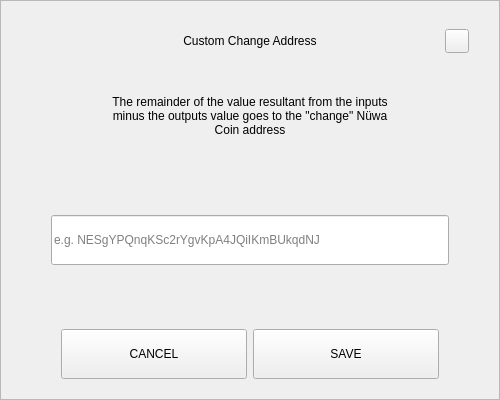
<?xml version="1.0" encoding="UTF-8"?>
<ui version="4.0">
 <class>SendChangeAddressDialog</class>
 <widget class="QDialog" name="SendChangeAddressDialog">
  <property name="geometry">
   <rect>
    <x>0</x>
    <y>0</y>
    <width>500</width>
    <height>400</height>
   </rect>
  </property>
  <property name="windowTitle">
   <string>Dialog</string>
  </property>
  <layout class="QVBoxLayout" name="verticalLayout">
   <property name="spacing">
    <number>0</number>
   </property>
   <property name="leftMargin">
    <number>0</number>
   </property>
   <property name="topMargin">
    <number>0</number>
   </property>
   <property name="rightMargin">
    <number>0</number>
   </property>
   <property name="bottomMargin">
    <number>0</number>
   </property>
   <item>
    <widget class="QFrame" name="frame">
     <property name="styleSheet">
      <string notr="true"/>
     </property>
     <property name="frameShape">
      <enum>QFrame::StyledPanel</enum>
     </property>
     <property name="frameShadow">
      <enum>QFrame::Raised</enum>
     </property>
     <layout class="QVBoxLayout" name="verticalLayout_2" stretch="0,0,0,0,0,0,0">
      <property name="spacing">
       <number>0</number>
      </property>
      <property name="leftMargin">
       <number>30</number>
      </property>
      <property name="topMargin">
       <number>20</number>
      </property>
      <property name="rightMargin">
       <number>30</number>
      </property>
      <property name="bottomMargin">
       <number>20</number>
      </property>
      <item>
       <layout class="QHBoxLayout" name="horizontalLayout_3">
        <property name="spacing">
         <number>0</number>
        </property>
        <item>
         <spacer name="horizontalSpacer_2">
          <property name="orientation">
           <enum>Qt::Horizontal</enum>
          </property>
          <property name="sizeHint" stdset="0">
           <size>
            <width>40</width>
            <height>20</height>
           </size>
          </property>
         </spacer>
        </item>
        <item>
         <widget class="QLabel" name="labelTitle">
          <property name="minimumSize">
           <size>
            <width>0</width>
            <height>40</height>
           </size>
          </property>
          <property name="maximumSize">
           <size>
            <width>16777215</width>
            <height>40</height>
           </size>
          </property>
          <property name="styleSheet">
           <string notr="true">padding-left:24px;</string>
          </property>
          <property name="text">
           <string>Custom Change Address</string>
          </property>
          <property name="alignment">
           <set>Qt::AlignCenter</set>
          </property>
          <property name="margin">
           <number>7</number>
          </property>
         </widget>
        </item>
        <item>
         <spacer name="horizontalSpacer">
          <property name="orientation">
           <enum>Qt::Horizontal</enum>
          </property>
          <property name="sizeHint" stdset="0">
           <size>
            <width>40</width>
            <height>20</height>
           </size>
          </property>
         </spacer>
        </item>
        <item>
         <widget class="QPushButton" name="btnEsc">
          <property name="minimumSize">
           <size>
            <width>24</width>
            <height>24</height>
           </size>
          </property>
          <property name="maximumSize">
           <size>
            <width>24</width>
            <height>24</height>
           </size>
          </property>
          <property name="focusPolicy">
           <enum>Qt::NoFocus</enum>
          </property>
          <property name="text">
           <string/>
          </property>
         </widget>
        </item>
       </layout>
      </item>
      <item>
       <spacer name="verticalSpacer_2">
        <property name="orientation">
         <enum>Qt::Vertical</enum>
        </property>
        <property name="sizeType">
         <enum>QSizePolicy::Fixed</enum>
        </property>
        <property name="sizeHint" stdset="0">
         <size>
          <width>20</width>
          <height>20</height>
         </size>
        </property>
       </spacer>
      </item>
      <item alignment="Qt::AlignHCenter">
       <widget class="QLabel" name="labelMessage">
        <property name="minimumSize">
         <size>
          <width>0</width>
          <height>70</height>
         </size>
        </property>
        <property name="text">
         <string>The remainder of the value resultant from the inputs minus the outputs value goes to the &quot;change&quot; Nüwa Coin address</string>
        </property>
        <property name="alignment">
         <set>Qt::AlignCenter</set>
        </property>
        <property name="wordWrap">
         <bool>true</bool>
        </property>
       </widget>
      </item>
      <item>
       <spacer name="verticalSpacer_3">
        <property name="orientation">
         <enum>Qt::Vertical</enum>
        </property>
        <property name="sizeHint" stdset="0">
         <size>
          <width>20</width>
          <height>40</height>
         </size>
        </property>
       </spacer>
      </item>
      <item>
       <layout class="QHBoxLayout" name="horizontalLayout_2">
        <property name="spacing">
         <number>0</number>
        </property>
        <property name="leftMargin">
         <number>20</number>
        </property>
        <property name="rightMargin">
         <number>20</number>
        </property>
        <item>
         <widget class="QLineEdit" name="lineEditAddress">
          <property name="minimumSize">
           <size>
            <width>0</width>
            <height>50</height>
           </size>
          </property>
          <property name="placeholderText">
           <string notr="true">e.g. NESgYPQnqKSc2rYgvKpA4JQiIKmBUkqdNJ</string>
          </property>
         </widget>
        </item>
       </layout>
      </item>
      <item>
       <spacer name="verticalSpacer">
        <property name="orientation">
         <enum>Qt::Vertical</enum>
        </property>
        <property name="sizeHint" stdset="0">
         <size>
          <width>20</width>
          <height>40</height>
         </size>
        </property>
       </spacer>
      </item>
      <item>
       <layout class="QHBoxLayout" name="horizontalLayout" stretch="2,2">
        <property name="spacing">
         <number>6</number>
        </property>
        <property name="leftMargin">
         <number>30</number>
        </property>
        <property name="rightMargin">
         <number>30</number>
        </property>
        <item>
         <widget class="QPushButton" name="btnCancel">
          <property name="minimumSize">
           <size>
            <width>180</width>
            <height>50</height>
           </size>
          </property>
          <property name="focusPolicy">
           <enum>Qt::NoFocus</enum>
          </property>
          <property name="text">
           <string>CANCEL</string>
          </property>
         </widget>
        </item>
        <item>
         <widget class="QPushButton" name="btnSave">
          <property name="minimumSize">
           <size>
            <width>180</width>
            <height>50</height>
           </size>
          </property>
          <property name="focusPolicy">
           <enum>Qt::NoFocus</enum>
          </property>
          <property name="text">
           <string>SAVE</string>
          </property>
         </widget>
        </item>
       </layout>
      </item>
     </layout>
    </widget>
   </item>
  </layout>
 </widget>
 <resources/>
 <connections/>
</ui>
